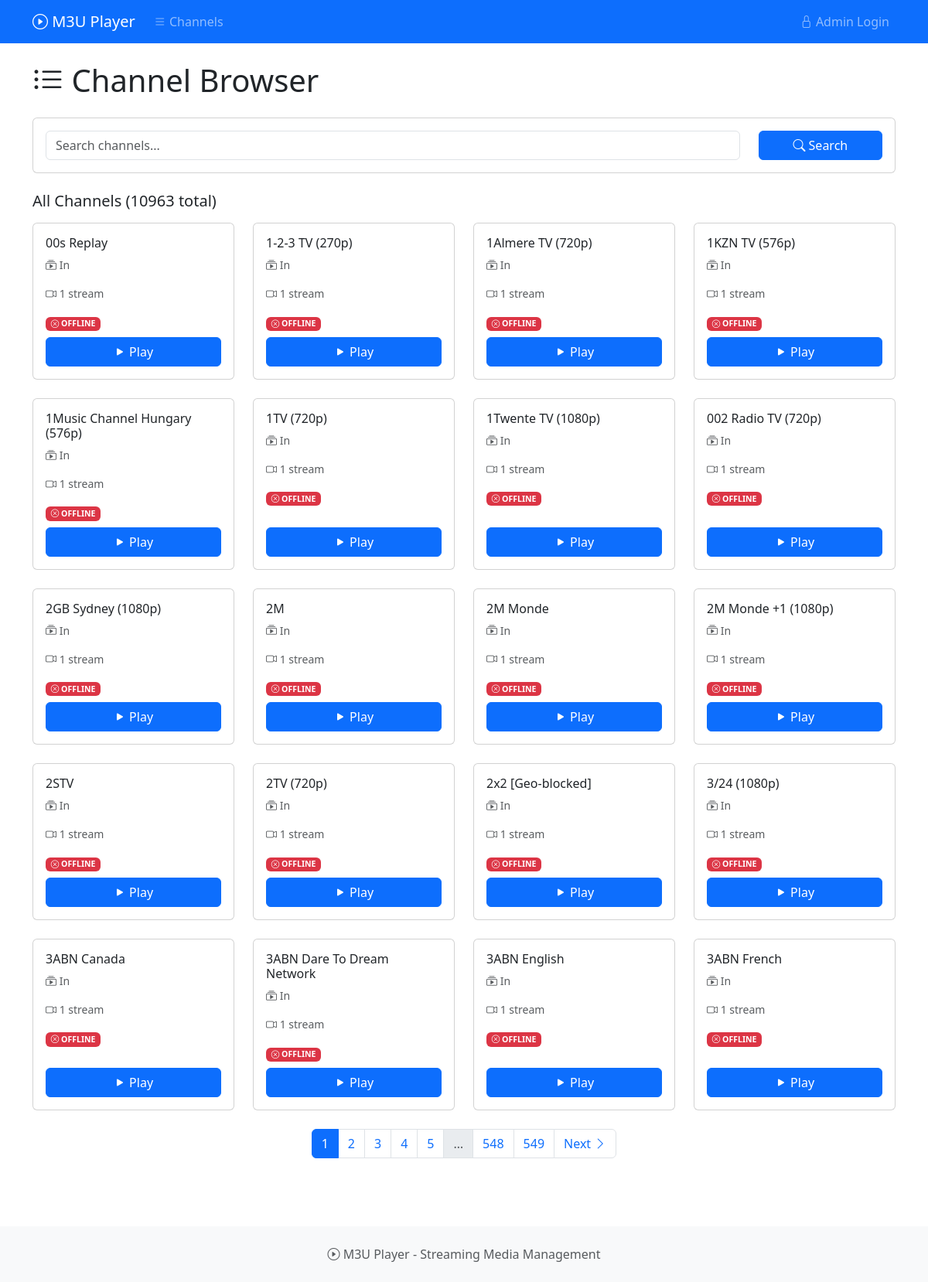
The page / on the database its author committed.
### app.py (models this page shows, shortened)
class Channel(db.Model):
    __tablename__ = 'channels'
    id = db.Column(db.Integer, primary_key=True)
    playlist_id = db.Column(db.Integer, db.ForeignKey('playlists.id'), nullable=False)
    name = db.Column(db.String(255), nullable=False)
    streams = db.relationship('Stream', backref='channel', lazy=True, cascade='all, delete-orphan')

class Playlist(db.Model):
    __tablename__ = 'playlists'
    id = db.Column(db.Integer, primary_key=True)
    name = db.Column(db.String(255), nullable=False)
    created_at = db.Column(db.DateTime, default=datetime.utcnow)
    channels = db.relationship('Channel', backref='playlist', lazy=True, cascade='all, delete-orphan')

### app.py (the view)
@app.route('/')
def index():
    search_query = request.args.get('search', '')
    page = request.args.get('page', 1, type=int)
    per_page = 20
    query = Channel.query
    if search_query:
        query = query.filter(Channel.name.ilike(f'%{search_query}%'))
    channels = query.paginate(
        page=page, per_page=per_page, error_out=False
    )
    return render_template('index.html',
                         channels=channels,
                         search_query=search_query)

### templates/index.html (shortened to what this page needs)
{% extends "base.html" %}
{% block content %}
<div class="container py-4">
    <div class="row">
        <div class="col-12">
            <h1 class="mb-4">
                <i class="bi bi-list-ul"></i> Channel Browser
            </h1>
            <div class="card mb-4">
                <div class="card-body">
                    <form method="GET" action="{{ url_for('index') }}" class="row">
                        <div class="col-md-10">
                            <input type="text" name="search" class="form-control"
                                   placeholder="Search channels..."
                                   value="{{ search_query }}"
                                   autocomplete="off">
                        </div>
                        <div class="col-md-2">
                            <button type="submit" class="btn btn-primary w-100">
                                <i class="bi bi-search"></i> Search
                            </button>
                        </div>
                    </form>
                </div>
            </div>
            <div class="d-flex justify-content-between align-items-center mb-3">
                <h5 class="mb-0">
                    {% if search_query %}
                        Search results for "{{ search_query }}" ({{ channels.total }} channels)
                    {% else %}
                        All Channels ({{ channels.total }} total)
                    {% endif %}
                </h5>
            </div>
            {% if channels.items %}
            <div class="row">
                {% for channel in channels.items %}
                <div class="col-xl-3 col-lg-4 col-md-6 col-sm-12 mb-4">
                    <div class="card channel-card h-100">
                        <div class="card-body d-flex flex-column">
                            <h6 class="card-title">{{ channel.name }}</h6>
                            <p class="card-text text-muted small">
                                <i class="bi bi-collection-play"></i>
                                {{ channel.playlist.name }}
                            </p>
                            <p class="card-text text-muted small">
                                <i class="bi bi-camera-video"></i>
                                {{ channel.streams|length }} stream{{ 's' if channel.streams|length != 1 else '' }}
                            </p>
                            <p class="card-text small mb-2">
                                <span class="badge bg-secondary channel-status" data-channel-id="{{ channel.id }}">
                                </span>
                            </p>
                            <div class="mt-auto">
                                <a href="{{ url_for('play_channel', channel_id=channel.id) }}"
                                   class="btn btn-primary w-100">
                                    <i class="bi bi-play-fill"></i> Play
                                </a>
                            </div>
                        </div>
                    </div>
                </div>
                {% endfor %}
            </div>
            {% if channels.pages > 1 %}
            <nav aria-label="Channel pagination">
                <ul class="pagination justify-content-center">
                    {% for page_num in channels.iter_pages() %}
                        {% if page_num %}
                            {% if page_num != channels.page %}
                            <li class="page-item">
                                <a class="page-link" href="{{ url_for('index', page=page_num, search=search_query) }}">
                                    {{ page_num }}
                                </a>
                            </li>
                            {% else %}
                            <li class="page-item active">
                                <span class="page-link">{{ page_num }}</span>
                            </li>
                            {% endif %}
                        {% else %}
                        <li class="page-item disabled">
                            <span class="page-link">…</span>
                        </li>
                        {% endif %}
                    {% endfor %}
                    {% if channels.has_next %}
                    <li class="page-item">
                        <a class="page-link" href="{{ url_for('index', page=channels.next_num, search=search_query) }}">
                            Next <i class="bi bi-chevron-right"></i>
                        </a>
                    </li>
                    {% endif %}
                </ul>
            </nav>
            {% endif %}
            {% endif %}
        </div>
    </div>
</div>
{% endblock %}

### templates/base.html (style rules this page uses)
.channel-card { transition: transform 0.2s; }

### rows shown on the page
Channel: name "00s Replay", playlist.name "In", streams|length "1"
Channel: name "1-2-3 TV (270p)", playlist.name "In", streams|length "1"
Channel: name "1Almere TV (720p)", playlist.name "In", streams|length "1"
Channel: name "1KZN TV (576p)", playlist.name "In", streams|length "1"
Channel: name "1Music Channel Hungary (576p)", playlist.name "In", streams|length "1"
Channel: name "1TV (720p)", playlist.name "In", streams|length "1"
Channel: name "1Twente TV (1080p)", playlist.name "In", streams|length "1"
Channel: name "002 Radio TV (720p)", playlist.name "In", streams|length "1"
Channel: name "2GB Sydney (1080p)", playlist.name "In", streams|length "1"
Channel: name "2M", playlist.name "In", streams|length "1"
Channel: name "2M Monde", playlist.name "In", streams|length "1"
Channel: name "2M Monde +1 (1080p)", playlist.name "In", streams|length "1"
Channel: name "2STV", playlist.name "In", streams|length "1"
Channel: name "2TV (720p)", playlist.name "In", streams|length "1"
Channel: name "2х2 [Geo-blocked]", playlist.name "In", streams|length "1"
Channel: name "3/24 (1080p)", playlist.name "In", streams|length "1"
Channel: name "3ABN Canada", playlist.name "In", streams|length "1"
Channel: name "3ABN Dare To Dream Network", playlist.name "In", streams|length "1"
Channel: name "3ABN English", playlist.name "In", streams|length "1"
Channel: name "3ABN French", playlist.name "In", streams|length "1"

### other values the page prints
{{ channels.total }} "10963"
{{ page_num }} "1"
{{ page_num }} "2" "3" "4" "5" "548" "549"
